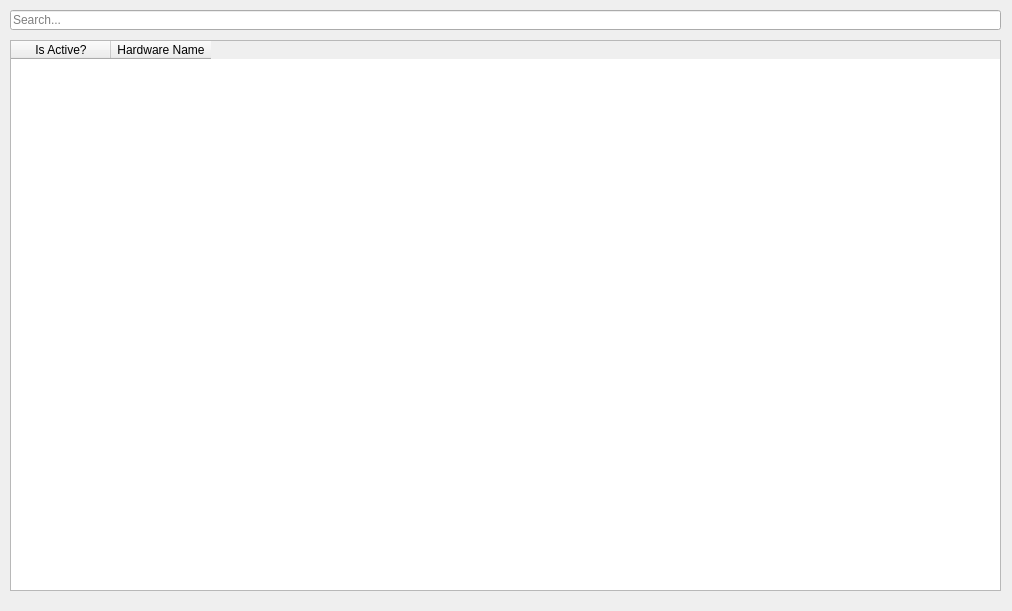
<?xml version="1.0" encoding="UTF-8"?>
<ui version="4.0">
 <class>Dialog</class>
 <widget class="QDialog" name="Dialog">
  <property name="windowModality">
   <enum>Qt::ApplicationModal</enum>
  </property>
  <property name="geometry">
   <rect>
    <x>0</x>
    <y>0</y>
    <width>1012</width>
    <height>611</height>
   </rect>
  </property>
  <property name="windowTitle">
   <string>Dialog</string>
  </property>
  <widget class="QLineEdit" name="search">
   <property name="geometry">
    <rect>
     <x>10</x>
     <y>10</y>
     <width>991</width>
     <height>20</height>
    </rect>
   </property>
   <property name="placeholderText">
    <string>Search...</string>
   </property>
  </widget>
  <widget class="QTableWidget" name="log">
   <property name="geometry">
    <rect>
     <x>10</x>
     <y>40</y>
     <width>991</width>
     <height>551</height>
    </rect>
   </property>
   <column>
    <property name="text">
     <string>Is Active?</string>
    </property>
   </column>
   <column>
    <property name="text">
     <string>Hardware Name</string>
    </property>
   </column>
  </widget>
 </widget>
 <resources/>
 <connections/>
</ui>
